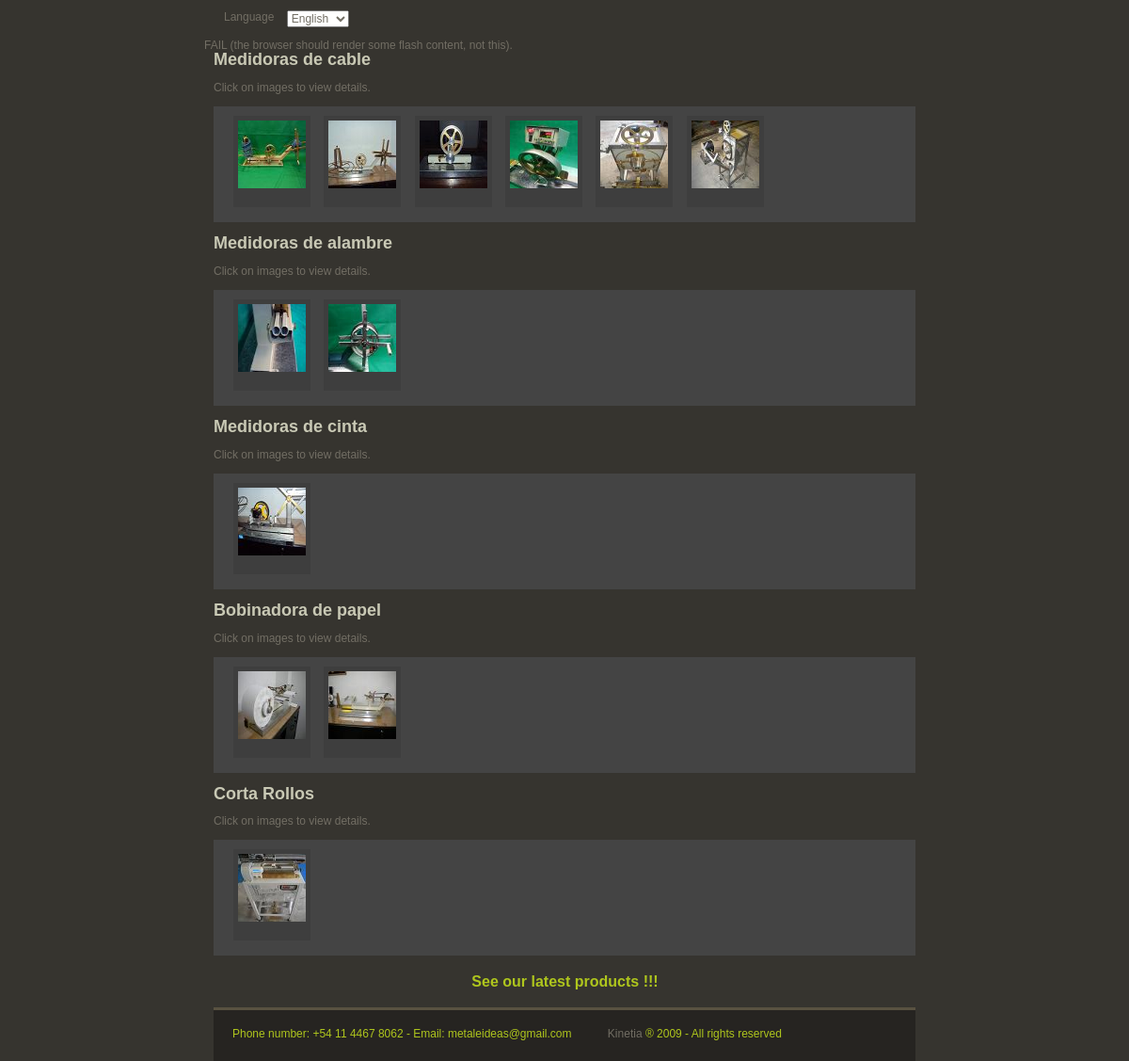
The page /productos.php on the database its author committed.
### tables this page shows
CREATE TABLE `categorias` (
	`categoria_id` INT NOT NULL AUTO_INCREMENT ,
	`nombre` VARCHAR( 100 ) NOT NULL ,
	`orden` INT NOT NULL ,
	PRIMARY KEY ( `categoria_id` )
);

CREATE TABLE `productos` (
	`producto_id` INT NOT NULL AUTO_INCREMENT , 
	`nombre_foto` varchar(150) NOT NULL default '',
	`titulo` varchar(150) NOT NULL default '',
	`orden` INT NOT NULL,
	`categoria_id` INT NOT NULL,
	PRIMARY KEY ( `producto_id` ),
	FOREIGN KEY ( `categoria_id` ) REFERENCES `categorias` (`categoria_id`)
);

### productos.php (the view, shortened to what this page needs)
<!DOCTYPE HTML PUBLIC "-//W3C//DTD HTML 4.01 Transitional//EN">
<html>
    <head>
    <link href="css/style.css" type="text/css" rel="stylesheet">
    <link rel="stylesheet" type="text/css" href="css/jquery.lightbox-0.5.css" media="screen" />
	</head>
    <body >
        <table>
            <tr>
                <td >
                    <table class="style" align="center">
                        <tr>
                            <td >
                                <?
                                include 'header.php';
                                ?>
                            </td>
                        </tr>
                        <tr>
                            <td>
                            	<table>
                                    <tr>
                                        <td style="width:20px" ></td>
                                        <td >
                                        	<table style="width:726px" >
												<tr>
													<td>
														<div>
															<?php
																$result = mysql_query("SELECT * FROM `categorias` ORDER BY `orden` ASC") or die(mysql_error());
																while ($row = mysql_fetch_array ($result))
																{
																	echo '<h2 id="categoria" class="list4" ><strong>' . utf8_encode($row['nombre']) . '</strong></h2>'."\n";
																	echo '<p>';
																	if ($spanish) { echo "Cliquee en las im&aacute;genes para ver sus detalles"; } else { echo "Click on images to view details"; }
																	echo '.</p>'."\n";
																	echo '<div id="gallery'.$row['categoria_id'].'" class="gallery" style="width:726px" >'."\n";
																	echo '<ul>'."\n";
																	$categoria_id = $row['categoria_id'];
																	$query = 'SELECT * FROM `productos` WHERE `categoria_id` = ' . $categoria_id . ' ORDER BY `orden` ASC';
																	$resultproductos = mysql_query($query) or die(mysql_error());
																	while ($rowproductos = mysql_fetch_array ($resultproductos))
																	{
																		echo '<li>'."\n";
																		echo '<a href="images/800x600/' . utf8_encode($rowproductos['nombre_foto']) . '" title="' . utf8_encode($rowproductos['titulo']) . '">'."\n";
																		echo '<img src="images/thumbs/' . utf8_encode($rowproductos['nombre_foto']) . '" width="72" height="72" alt="' . utf8_encode($rowproductos['titulo']) . '" />'."\n";
																		echo '</a>'."\n";
																		echo '</li>'."\n";
																	}
																	echo '</ul>'."\n";
																	echo '</div>'."\n";
																}
															?>
														</div>
													</td>
												</tr>
                                                <tr>
                                                    <td align="center" valign="middle">
                                                        <div class="list4" style="nowrap:nowrap; font-size:16px;height:35px;margin-top:20px;"><b><a target="_blank" href="http://www.metaleideas.blogspot.com/"><?php if ($spanish) { echo "¡¡¡ Vea nuestros &uacute;ltimos productos"; } else { echo "See our latest products"; } ?>&nbsp;!!!</a></b></div>
                                                    </td>
                                                </tr>
                                                <tr>
                                                    <td class="footer">
                                                        <?
                                                        include 'footer.php';
                                                        ?>
                                                    </td>
                                                </tr>
                                        	</table>
                                        </td>
                                        <td style="width:20px" ></td>
                                    </tr>
                            	</table>
                            </td>
                        </tr>
                    </table>
                </td>
            </tr>
        </table>
    </body>
</html>

### header.php (shortened to what this page needs)
<?php
if (isset($_GET["lang"])) {
    $language = substr($_GET["lang"], 0, 2);
}
else {
	$language = substr($_SERVER['HTTP_ACCEPT_LANGUAGE'], 0, 2);
}
$spanish = $language == "es";
?>
<head>
</head>
<div style="margin-left:11px; margin-top:11px; width:307px" class="list">
	<p style="text-align: justify">
		<?php
			if ($spanish) {
				echo "&nbsp;&nbsp;&nbsp;Idioma&nbsp;&nbsp;&nbsp;";
			} else {
				echo "&nbsp;&nbsp;&nbsp;Language&nbsp;&nbsp;&nbsp;";
			}
		?>
		<select id="language" name="language" onchange="redirectWithLang()">
			<option value="en">English</option>
		</select>
	</p>
</div>
<object
	classid="clsid:D27CDB6E-AE6D-11cf-96B8-444553540000"
	codebase="http://download.macromedia.com/pub/shockwave/cabs/flash/swflash.cab#version=8,0,0,24"
	width="766" height="330">
		<object data="flash/header13_v8.swf" width="766" height="330" type="application/x-shockwave-flash">
			FAIL (the browser should render some flash content, not this).
		</object>
</object>

### footer.php
<span style="margin:0 35px 0 0; align:left"><?php if ($spanish) { echo "Tel&eacute;fono"; } else { echo "Phone number"; } ?>: +54 11 4467 8062 - Email: metaleideas@gmail.com</span>
<span style="align:right"><a target="_blank" href="http://www.kinetia.com.ar/">Kinetia</a> &reg; 2009 - <?php if ($spanish) { echo "Todos los derechos reservados"; } else { echo "All rights reserved"; } ?></span>

### css/style.css (style rules this page uses)
table { border:0px; border-collapse:collapse ; width:100% }
td { vertical-align:top; padding:0px; }
td, table, select, input, textarea { font-family:arial; font-size:12px; vertical-align:top; line-height:15px; color:#726E64 }
body { margin:0px; padding:0px; background:#36342F }
ul { margin:0px; padding:0px; list-style:none }
ul li { color:#606363; padding-left:11px; line-height:20px }
ul li a { text-decoration:none; color:#AFC61D }
.list4 a { background: no-repeat 6px 6px #36342F; color:#AFC61D; text-decoration:none; margin-left:1px }
span { color:#AFC61D }
span a { text-decoration:none; color:#AFC61D }
strong { color:#C9C9B5 }
.style { height:100%; width:766px }
.footer { background:url(../images/bg_footer.gif) repeat-x; height:57px; padding-left:20px; vertical-align:middle }
.footer a { text-decoration:none; color:#726E64 }

### productos.php (style rules this page uses)
.gallery { background-color: #444; padding: 10px; width: 520px; }
.gallery ul { list-style: none; }
.gallery ul li { display: inline; }
.gallery ul img { border: 5px solid #3e3e3e; border-width: 5px 5px 20px; }

### rows shown on the page
categorias: nombre "Medidoras de cable"
productos: nombre_foto (picture)
productos: nombre_foto (picture)
productos: nombre_foto (picture)
productos: nombre_foto (picture)
productos: nombre_foto (picture)
productos: nombre_foto (picture)
categorias: nombre "Medidoras de alambre"
productos: nombre_foto (picture)
productos: nombre_foto (picture)
categorias: nombre "Medidoras de cinta"
productos: nombre_foto (picture)
categorias: nombre "Bobinadora de papel"
productos: nombre_foto (picture)
productos: nombre_foto (picture)
categorias: nombre "Corta Rollos"
productos: nombre_foto (picture)
